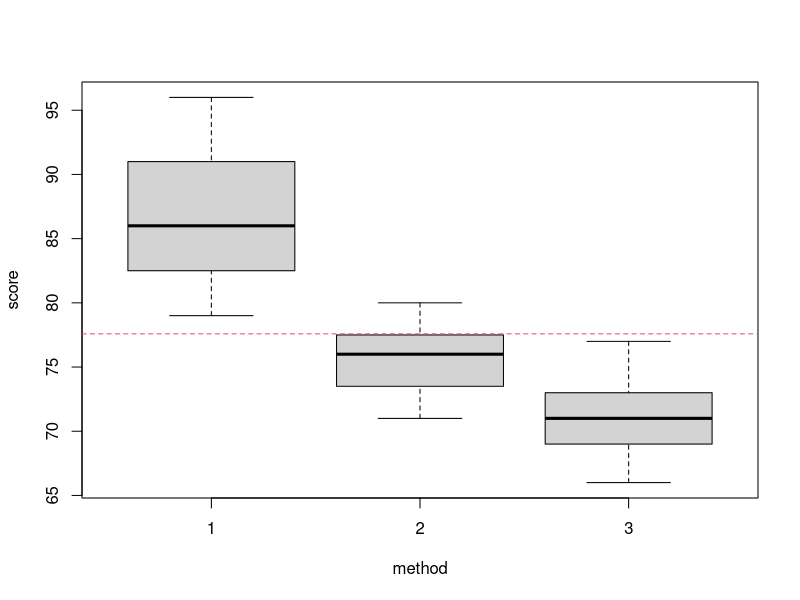
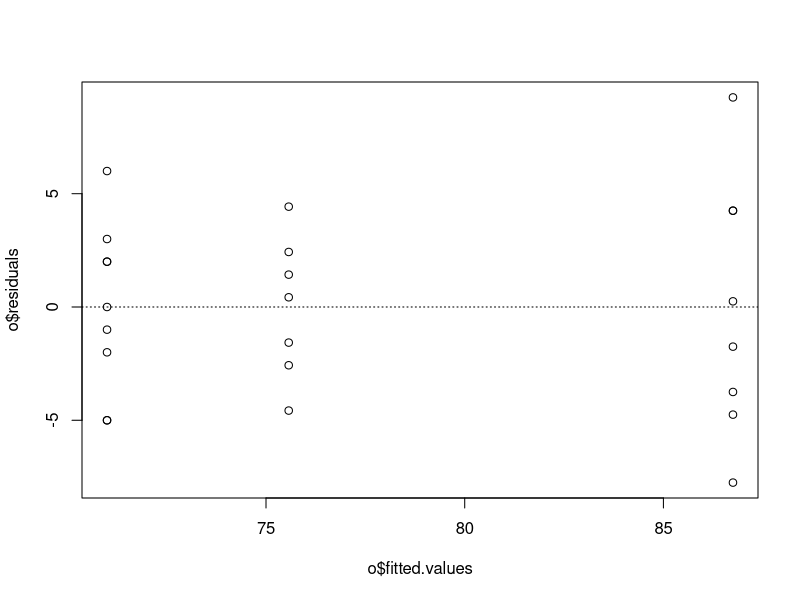
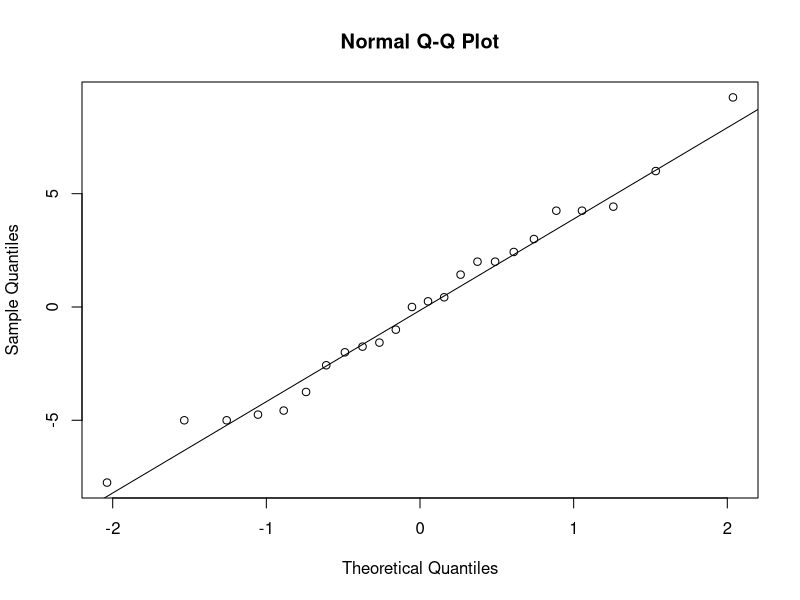

Source code (R) for these figures, in order:

## ST512 
## Author: Prof Ryan Martin (www4.stat.ncsu.edu/~rmartin)
## R code for Example 8.2 in Ott & Longnecker

# Read in data

hostility <- read.table(file="data/example_8-2.txt", header=TRUE)
print(hostility)

# Numerical and graphical summaries

tapply(hostility$score, hostility$method, summary)
tapply(hostility$score, hostility$method, mean)
tapply(hostility$score, hostility$method, sd)

boxplot(score ~ method, data=hostility)
abline(h=mean(hostility$score), col=2, lty=2)

# Code "method" as a factor

trt <- factor(hostility$method)
y <- hostility$score

print(trt)

o <- lm(y ~ trt)
summary(o)

# Compare to linear regression with dummies

d2 <- as.numeric(hostility$method == 2)
d3 <- as.numeric(hostility$method == 3)

summary(lm(y ~ d2 + d3))

# Check residual diagnostic plots

plot(o$fitted.values, o$residuals); abline(h=0, lty=3)
qqnorm(o$residuals); qqline(o$residuals)
